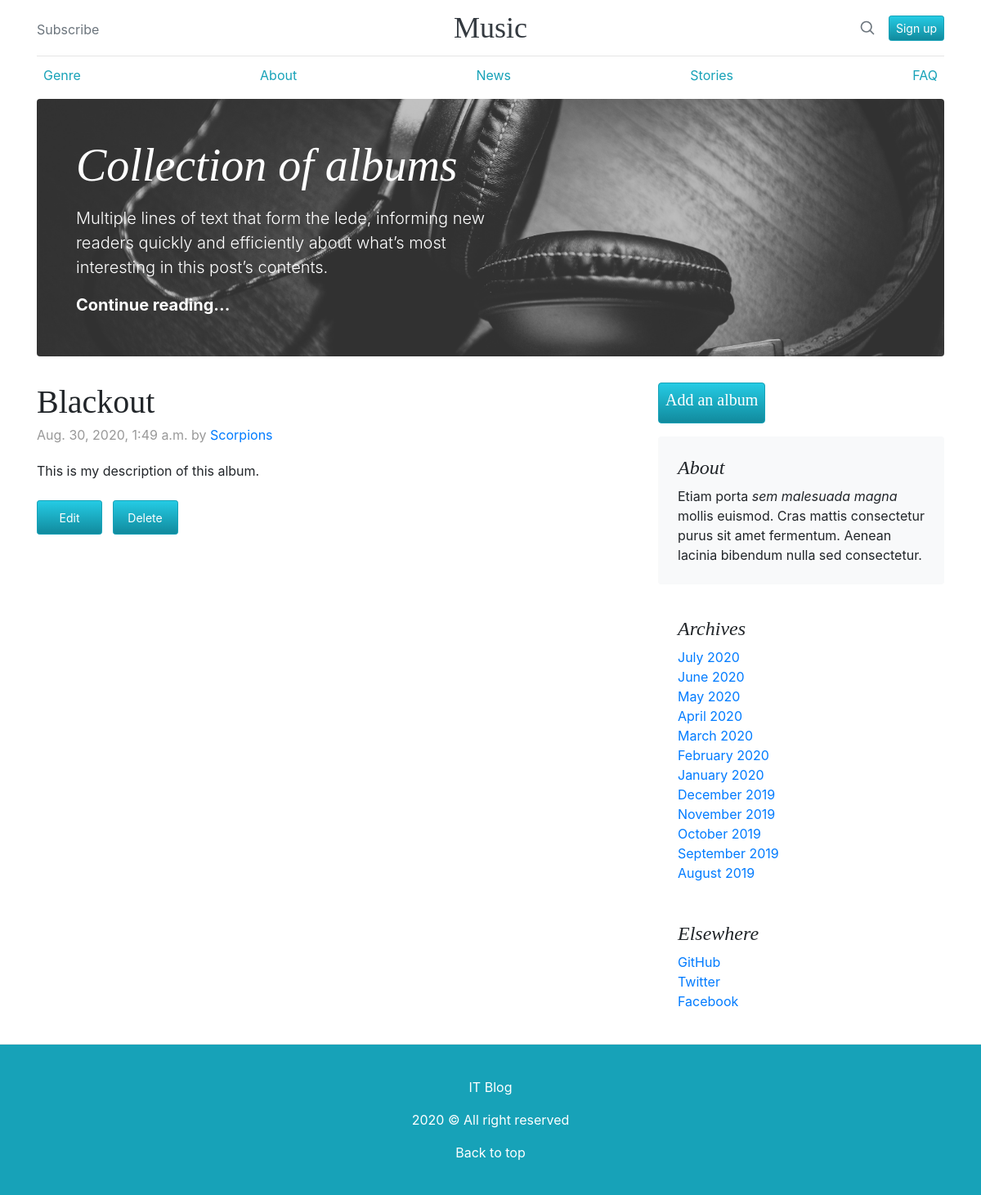
Page /detail/1/ on the committed database.
### music/models.py (models this page shows, shortened)
class Music(models.Model):
    title = models.CharField(max_length=64, null=True)
    author = models.CharField(max_length=100, null=True)
    genre = models.CharField(max_length=64, null=True)
    artist = models.ForeignKey('auth.user', on_delete=models.CASCADE, null=True)
    body = models.TextField(null=True)
    time = models.DateTimeField(auto_now=True)

### music/views.py (the view)
# urls.py: path('detail/<int:pk>/', MusicDetailView.as_view(), name='detail'),
class MusicDetailView(DetailView):
    template_name = "detail.html"
    model = Music

### templates/detail.html (shortened to what this page needs)
{% extends 'base.html'%}
{% block content %}
<div class="blog-post">
    <h2 class="blog-post-title">{{object.title}}</h2>
    <p class="blog-post-meta">{{object.time}} by <a href="#">{{object.author}}</a></p>
    <p>{{object.body}}</p>
    <a class="btn btn-sm btn-info btn-pad" href="/detail/{{object.id}}/edit">Edit</a>
    <a class="btn btn-sm btn-info btn-pad" href="/detail/{{object.id}}/delete">Delete</a>
  </div>
{% endblock content %}

### static/style.css (style rules this page uses)
h1, h2, h3, h4, h5, h6 { font-family: "Playfair Display", Georgia, "Times New Roman", serif; }
.btn-pad { padding: 0.6rem !important; margin: 0.5rem 0.5rem 0.5rem 0; width: 5rem; background-color: linear-g; }
.btn-info { background-image: linear-gradient(to bottom, #25cbe4 , #118a9d); }
.blog-post { margin-bottom: 4rem; }
.blog-post-title { margin-bottom: .25rem; font-size: 2.5rem; }
.blog-post-meta { margin-bottom: 1.25rem; color: #999; }

### rows in the picture
Music: title "Blackout", time "Aug. 30, 2020, 1:49 a.m.", author "Scorpions", body "This is my description of this album."
